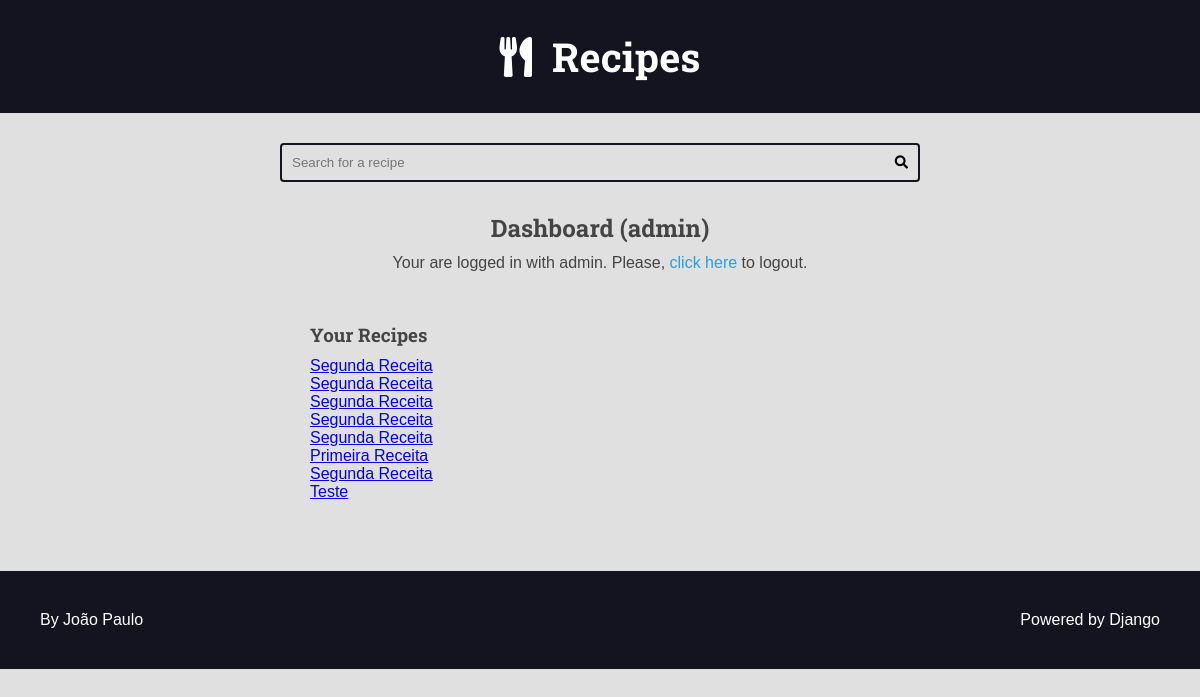
The app's page /authors/dashboard/ (signed in) with its own data.
### recipes/models.py (models this page shows, shortened)
class Recipe(models.Model):
    title = models.CharField(max_length=65)
    description = models.CharField(max_length=165)
    slug = models.SlugField(unique=True)
    preparation_time = models.IntegerField()
    preparation_time_unit = models.CharField(max_length=65)
    servings = models.IntegerField()
    servings_unit = models.CharField(max_length=65)
    preparation_steps = models.TextField()
    preparation_steps_is_html = models.BooleanField(default=False)
    created_at = models.DateTimeField(auto_now_add=True)
    update_at = models.DateTimeField(auto_now=True)
    is_published = models.BooleanField(default=False)
    cover = models.ImageField(upload_to='recipes/covers/%Y/%m/%d', blank=True,default='')
    category = models.ForeignKey(Category, on_delete = models.SET_NULL, null=True, blank=True,default=None)
    author = models.ForeignKey(User, on_delete = models.SET_NULL, null=True)

### authors/views.py (the view)
# urls.py: path('dashboard/', views.dashboard, name='dashboard'),
@login_required(login_url='authors:login', redirect_field_name='next')
def dashboard(request):
    recipes = Recipe.objects.filter(
        is_published=False,
        author=request.user
    )
    return render(
        request,
        'authors/pages/dashboard.html',
        context={
            'recipes': recipes
        }
    )

### authors/templates/authors/pages/dashboard.html (shortened to what this page needs)
{% extends 'global/base.html' %}
{% block content %}
  <div class="main-content center container">
    <h2>Dashboard ({{ user }})</h2>
    {% include 'authors/partials/login_message.html' %}
    <div class="authors-dashboard-container">
      <h3>Your Recipes</h3>
      <ul>
        {% for recipe in recipes %}
          <li>
            <a href="{% url 'authors:dashboard_recipe_edit' recipe.id %}">{{ recipe.title }}</a>
          </li>
        {% empty %}
          <li>
            <p>You do not have recipes, please create one.</p>
          </li>
        {% endfor %}
      </ul>
    </div>
  </div>
{% endblock content %}

### authors/templates/authors/partials/login_message.html (shortened to what this page needs)
{% if request.user.is_authenticated %}
<div class="login-message">
  Your are logged in with
  {{ request.user.username }}.
  Please,
  <form class="inline-form" action="{% url 'authors:logout' %}" method='POST'>
    <button class="plaintext-button" type="submit">click here</button>
  </form> to logout.
</div>
{% endif %}

### base_static/global/css/styles.css (style rules this page uses)
:root { --color-primary: #269fe6; --color-primary-hover: #2086c2; --color-primary-dark: #13141f; --color-primary-dark-hover: #212336; --color-primary-light: #d4ecfa; --color-primary-light-hover: #bdd8e7; --color-white: #fff; --color-black: #000; --color-dark-text: #444; --color-info-light: #cce5ff; --color-debug-light: #cce5ff; --color-success-light: #d4edda; --color-alert-light: #fff3cd; --color-warning-light: #fff3cd; --color-error-light: #f8d7da; --color-info-dark: #4d86c4; --color-debug-dark: #4d86c4; --color-success-dark: #4a9c5d; --color-alert-dark: #927f40; --color-warning-dark: #927f40; --color-error-dark: #da525d; --color-gray-0: #f9f9f9; --color-gray-1: #e0e0e0; --color-gray-2: #c7c7c7; --color-gray-3: #aeaeae; --color-gray-4: #959595; --color-gray-5: #7d7d7d; --color-gray-6: #646464; --color-gray-7: #4b4b4b; --color-gray-8: #323232; --color-gray-9: #191919; --font-primary: sans-serif; --font-headings: 'Roboto Slab', serif; --spacing-gutter-medium: 3rem; --spacing-gutter-large: 4rem; }
* { padding: 0; margin: 0; box-sizing: border-box; }
html { font-size: 62.5%; }
body { font-size: 1.6rem; font-family: var(--font-primary); background: var(--color-gray-1); color: var(--color-dark-text); }
h1, h2, h3, h4, h5, h6 { font-family: var(--font-headings); }
.container { max-width: 144rem; margin: 0 auto; padding: var(--spacing-gutter-medium); }
.main-content { padding-top: 0; }
.inline-form { display: inline; }
.plaintext-button { display: inline; border: none; background: none; cursor: pointer; color: var(--color-primary); font-size: 1.6rem; }
.login-message { margin: 1rem 0; }
.authors-dashboard-container { max-width: 64rem; text-align: left; padding: var(--spacing-gutter-medium); margin: 0 auto; }
.authors-dashboard-container h3, .authors-dashboard-container p, .authors-dashboard-container ul { list-style-type: none; margin: 1rem 0; }
.center { text-align: center; }

### records on screen
Recipe: title "Segunda Receita"
Recipe: title "Segunda Receita"
Recipe: title "Segunda Receita"
Recipe: title "Segunda Receita"
Recipe: title "Segunda Receita"
Recipe: title "Primeira Receita"
Recipe: title "Segunda Receita"
Recipe: title "Teste"

### other values on screen
{{ user }} "admin"
{{ request.user.username }} "admin"
